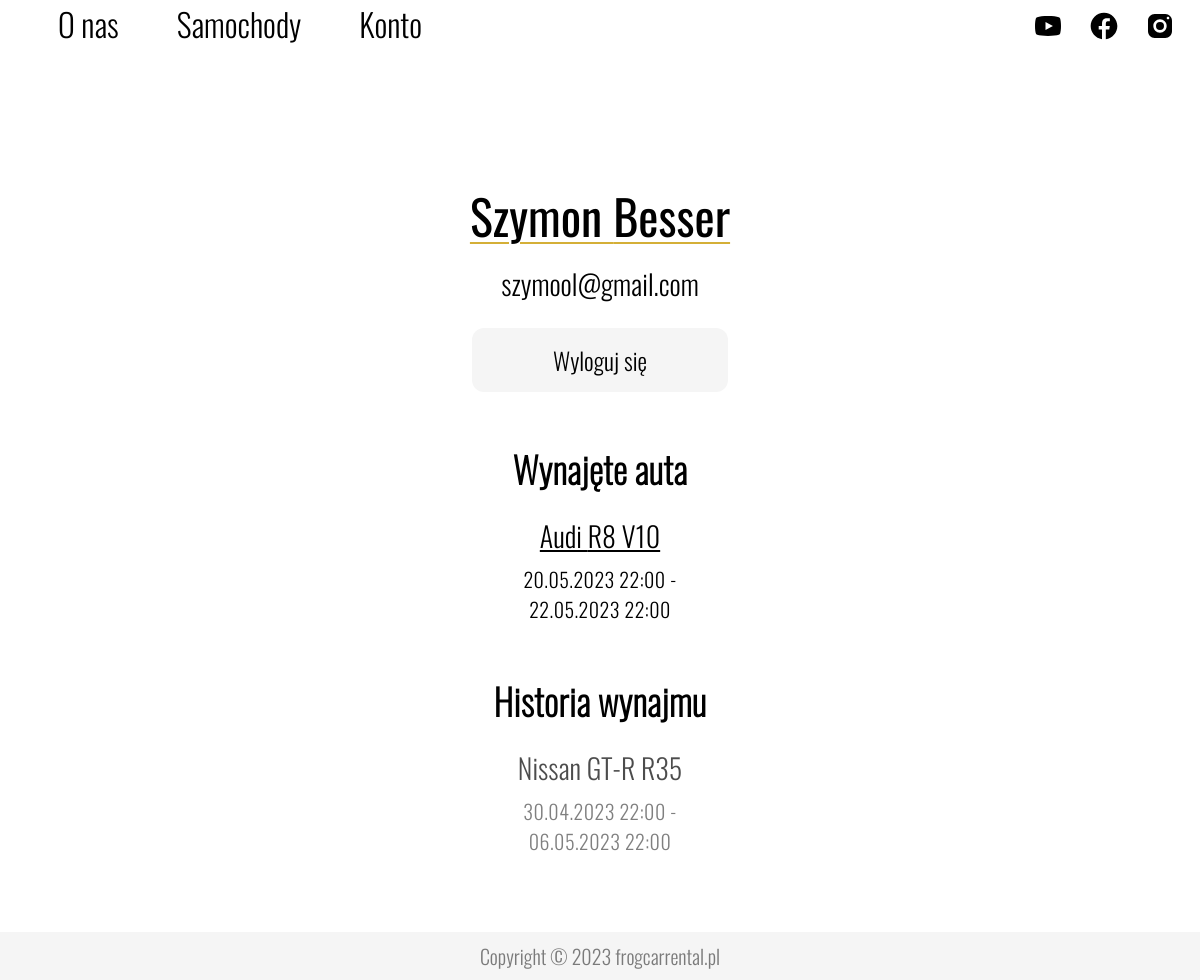
The app's page /account.php (signed in) with its own data.
### tables this page shows
CREATE TABLE users(
    id INT NOT NULL AUTO_INCREMENT PRIMARY KEY,
    name VARCHAR(255),
	surname VARCHAR(255),
	email VARCHAR(255) UNIQUE,
	password VARCHAR(255),
	is_business BOOLEAN,
	nip CHAR(10) UNIQUE,
	regon CHAR(9) UNIQUE
);

CREATE TABLE rent_data(
    rent_id INT NOT NULL AUTO_INCREMENT PRIMARY KEY,
    user_id INT NOT NULL,
    car_id INT NOT NULL,
    date_from INT,
    date_until INT,
    car_wash BOOLEAN,
    flowers BOOLEAN,
    business BOOLEAN,
    FOREIGN KEY (user_id) REFERENCES users(id),
    FOREIGN KEY (car_id) REFERENCES cars(id)
);

CREATE TABLE cars(
    id INT NOT NULL AUTO_INCREMENT PRIMARY KEY,
    brand VARCHAR(255),
	model VARCHAR(255),
	horsepower INT,
	acceleration DECIMAL(2, 1),
	top_speed INT,
	engine VARCHAR(255),
    drivetrain VARCHAR(255),
    transmission VARCHAR(255),
    fuel VARCHAR(255),
	year INT,
	price INT
);

### account.php (the view, shortened to what this page needs)
<!DOCTYPE html>
<html lang="pl">
<head>
    <link rel="stylesheet" href="style.css"/>
</head>
<body>
    <header>
        <div id="header-links">
            <a href="index.php">O nas</a>
            <a href="cars.php">Samochody</a>
            <?php
                if(isset($_SESSION["email"])){
                    echo '<a href="account.php">Konto</a>';
                } else{
                    echo '<a href="login.php">Zaloguj się</a>';
                }
            ?>
        </div>
        <div id="header-socials">
            <div class="header-icon-div"><a href="https://www.youtube.com/channel/UCVtZlKSOkcDwc2X5tu1_dtQ" target="_blank"><img src="images/icons/youtube.svg"/></a></div>
            <div class="header-icon-div"><a href="https://www.facebook.com/RobertNogalFrog/" target="_blank"><img src="images/icons/facebook.svg"/></a></div>
            <div class="header-icon-div"><a href="https://www.instagram.com/robertnogalfrog/" target="_blank"><img src="images/icons/instagram.svg"/></a></div>
        </div>
    </header>
    <main>
        <div id="account">
            <?php
                if(isset($_SESSION["email"])){
                    $conn = mysqli_connect("localhost", "root", "", "frog_car_rental");
                    $query = "SELECT name, surname, email, is_business, nip, regon FROM users WHERE email = '".$_SESSION["email"]."'";
                    $res = mysqli_query($conn, $query);
                    $row = mysqli_fetch_array($res);
                    echo "<h2>".$row["name"]." ".$row["surname"]."</h2>";
                    echo "<h4>".$row["email"]."</h4>";
                    echo '
                    <form method="POST" id="account-form">
                        <input type="submit" id="logout" name="logout" value="Wyloguj się"/>
                    </form>
                    ';
                    $conn = mysqli_connect("localhost", "root", "", "frog_car_rental");
                    $query = mysqli_query($conn, '
                    SELECT cars.brand, cars.model, rent_data.date_from, rent_data.date_until
                    FROM users
                    INNER JOIN rent_data ON users.id = rent_data.user_id
                    INNER JOIN cars ON cars.id = rent_data.car_id
                    WHERE users.email = "'.$_SESSION["email"].'" AND rent_data.date_until >= UNIX_TIMESTAMP(CURRENT_TIMESTAMP)
                    ORDER BY rent_data.date_from ASC;
                    ');
                    if(mysqli_num_rows($query) > 0){
                        echo "<h3>Wynajęte auta</h3>";
                    }
                    if(mysqli_num_rows($query) > 0){
                        while($row = mysqli_fetch_array($query)){
                            $date_from = date("d.m.Y H:i", $row["date_from"]);
                            $date_until = date("d.m.Y H:i", $row["date_until"]);
                            $car_url = implode("_", explode(" ", $row["brand"]))."_".implode("_", explode(" ", $row["model"]));
                            echo "<div class='account-car-div'>";
                            echo "<p class='account-car'><a href='rent.php?auto=".$car_url."'>".$row["brand"]." ".$row["model"]."</a></p>";
                            echo "<p class='account-date'>".$date_from." - ".$date_until."</p>";
                            echo "</div>";
                        }
                    }
                    $conn = mysqli_connect("localhost", "root", "", "frog_car_rental");
                    $query = mysqli_query($conn, '
                    SELECT cars.brand, cars.model, rent_data.date_from, rent_data.date_until
                    FROM users
                    INNER JOIN rent_data ON users.id = rent_data.user_id
                    INNER JOIN cars ON cars.id = rent_data.car_id
                    WHERE users.email = "'.$_SESSION["email"].'" AND rent_data.date_until < UNIX_TIMESTAMP(CURRENT_TIMESTAMP)
                    ORDER BY rent_data.date_from ASC;
                    ');
                    if(mysqli_num_rows($query) > 0){
                        echo "<h3>Historia wynajmu</h3>";
                    }
                    if(mysqli_num_rows($query) > 0){
                        while($row = mysqli_fetch_array($query)){
                            $date_from = date("d.m.Y H:i", $row["date_from"]);
                            $date_until = date("d.m.Y H:i", $row["date_until"]);
                            $car_url = implode("_", explode(" ", $row["brand"]))."_".implode("_", explode(" ", $row["model"]));
                            echo "<div class='account-car-div'>";
                            echo "<p class='account-car-history'><a href='rent.php?auto=".$car_url."'>".$row["brand"]." ".$row["model"]."</a></p>";
                            echo "<p class='account-date-history'>".$date_from." - ".$date_until."</p>";
                            echo "</div>";
                        }
                    }
                }
            ?>
        </div>
    </main>
    <footer>
        <p>Copyright &copy; 2023 frogcarrental.pl</p>
    </footer>
</body>
</html>

### style.css (style rules this page uses)
body { margin: 0; padding: 0; scroll-behavior: smooth; overflow-y: scroll; min-height: 100vh; position: relative; }
button, form input[type=submit] { background-color: whitesmoke; border-radius: 8px; border-width: 0; width: 180px; color: black; cursor: pointer; display: inline-block; font-family: "Oswald-Light"; font-size: 24px; line-height: 32px; list-style: none; margin: 0; padding: 10px 12px; text-align: center; vertical-align: baseline; white-space: nowrap; transition: background-color .2s ease-in-out, color .2s ease-in-out; }
header { width: 100%; height: 3.5rem; background-color: rgba(255, 255, 255, 0.9); backdrop-filter: blur(6px); -webkit-backdrop-filter: blur(6px); position: fixed; top: 0; left: 0; z-index: 10; display: flex; flex-direction: row; justify-content: space-between; transition: background-color .3s ease-in-out; }
#header-links { width: 40%; height: 100%; display: flex; flex-direction: row; justify-content: space-evenly; }
#header-links a { color: black; font-family: "Oswald-Light"; font-size: 32px; box-shadow: inset 0 0 0 0 #d4af37; margin: 0 -.25rem; padding: 0 .25rem; transition: color .3s ease-in-out, box-shadow .3s ease-in-out; }
#header-socials { width: 16%; height: 100%; display: flex; flex-direction: row; justify-content: space-evenly; align-items: center; }
#header-socials a { transition: opacity .2s ease-in-out; opacity: 1; }
.header-icon-div { width: 2rem; }
.header-icon-div img { width: 100%; }
a { color: black; text-decoration: none; }
p { font-family: "Oswald-Light"; font-size: 20px; }
h2 { font-family: "Oswald-Regular"; font-size: 48px; margin: 0; font-weight: normal; }
h3 { font-family: "Oswald-ExtraLight"; font-size: 32px; margin: 0; letter-spacing: 0.03rem; }
h4 { font-family: "Oswald-Light"; font-size: 28px; margin: 0; font-weight: normal; }
main { width: 100%; padding-bottom: 3rem; }
footer { width: 100%; height: 3rem; text-align: center; color: rgba(0, 0, 0, 0.5); background-color: whitesmoke; position: absolute; bottom: 0; }
footer p { margin: 0; line-height: 3rem; }
form { margin-left: auto; margin-right: auto; margin-bottom: 7vh; text-align: center; width: 30%; height: 48rem; margin-top: 10vh; border-radius: 36px; background-color: whitesmoke; }
#account { margin-top: 180px; margin-left: 240px; margin-right: 240px; text-align: center; }
#account-form { background-color: white; width: 16rem; height: 4rem; border-radius: 0; margin: 24px auto 18px auto; padding: 0; }
#account-form input[type=submit] { width: 100%; height: 100%; border-radius: 12px; }
#account h2 { margin-bottom: 12px; text-decoration: underline; text-decoration-color: #d4af37; text-decoration-thickness: 2px; text-underline-offset: 5px; }
#account h4 { margin: 4px 0 4px 0; }
#account h3 { font-size: 36px; margin: 50px 0 0 0; }
#account a { text-decoration: underline; color: black; transition: color .2s ease-in-out; }
.account-car-div { width: 33%; margin: 20px auto 20px auto; }
.account-car { font-size: 28px; margin: 0 0 8px 0; }
.account-date { font-size: 20px; margin: 0; letter-spacing: 0.03rem; }
.account-car-history { font-size: 28px; margin: 0 0 8px 0; }
.account-car-history a { color: rgba(0, 0, 0, 0.7) !important; text-decoration: none !important; transition: color .2s ease-in-out; }
.account-date-history { font-size: 20px; margin: 0; letter-spacing: 0.03rem; color: rgba(0, 0, 0, 0.5); }

### records on screen
users: name "Szymon", surname "Besser", email "szymool@gmail.com"
rent_data: car.brand "Audi", car.model "R8 V10", date_from "20.05.2023 22:00", date_until "22.05.2023 22:00"
rent_data: car.brand "Nissan", car.model "GT-R R35", date_from "30.04.2023 22:00", date_until "06.05.2023 22:00"
